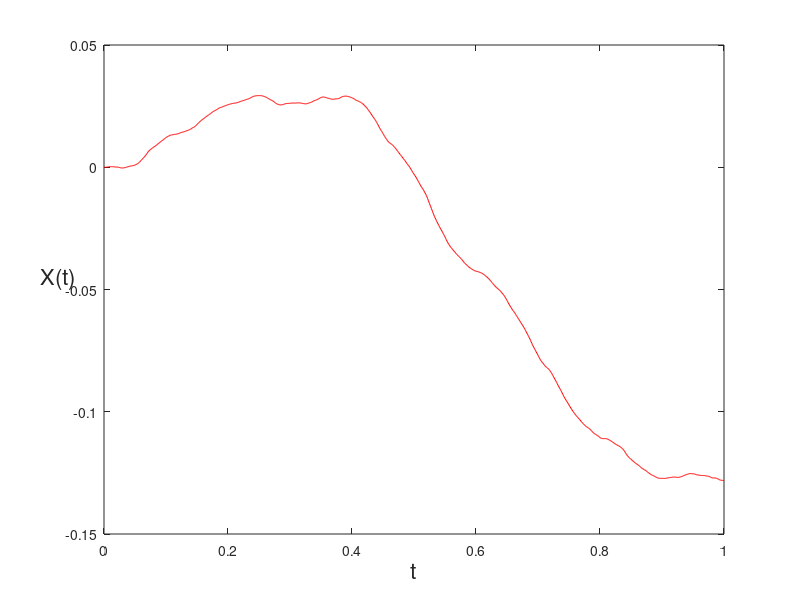
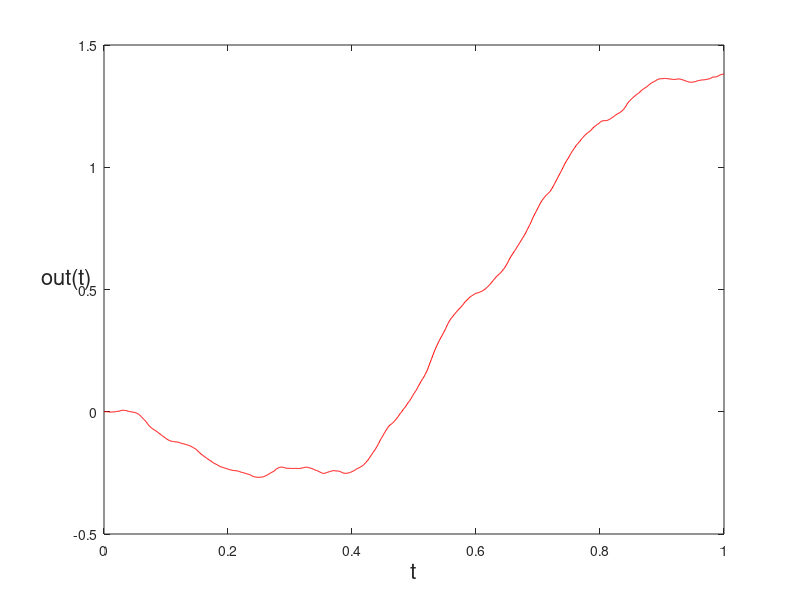

These figures' MATLAB source, in order:
%BPATH1  Brownian path simulation

randn('state',100)           % set the state of randn
T = 1; N = 1000; dt = T/N;
dW = zeros(1,N);             % preallocate arrays ...
 x = zeros(1,N);              % for efficiency
 v = zeros(1,N);
 a = zeros(1,N);
 out = zeros(1,N)
k=10; U=0.01; f=1;
v0= 0.01
avr = 0
dW(1) = sqrt(dt)*randn;      % first approximation outside the loop ...

for j = 2: N
   dW(j) = 1000*sqrt(dt)*randn;  % general increment
   out(j) = k*(v0*j*dt-x(j-1))
   a(j) = out(j)+U*sin(x(j-1))+dW(j)-f*v(j-1)
   v(j) = v(j-1) + a(j)*dt
   x(j) = x(j-1) + v(j)*dt
   avr=avr+out(j)/N
end

plot([0:dt:T],[0,x],'r-')    % plot W against t
xlabel('t','FontSize',16) 
ylabel('X(t)','FontSize',16,'Rotation',0)
figure

plot([0:dt:T],[0,out],'r-')    % plot W against t
xlabel('t','FontSize',16) 
ylabel('out(t)','FontSize',16,'Rotation',0)

